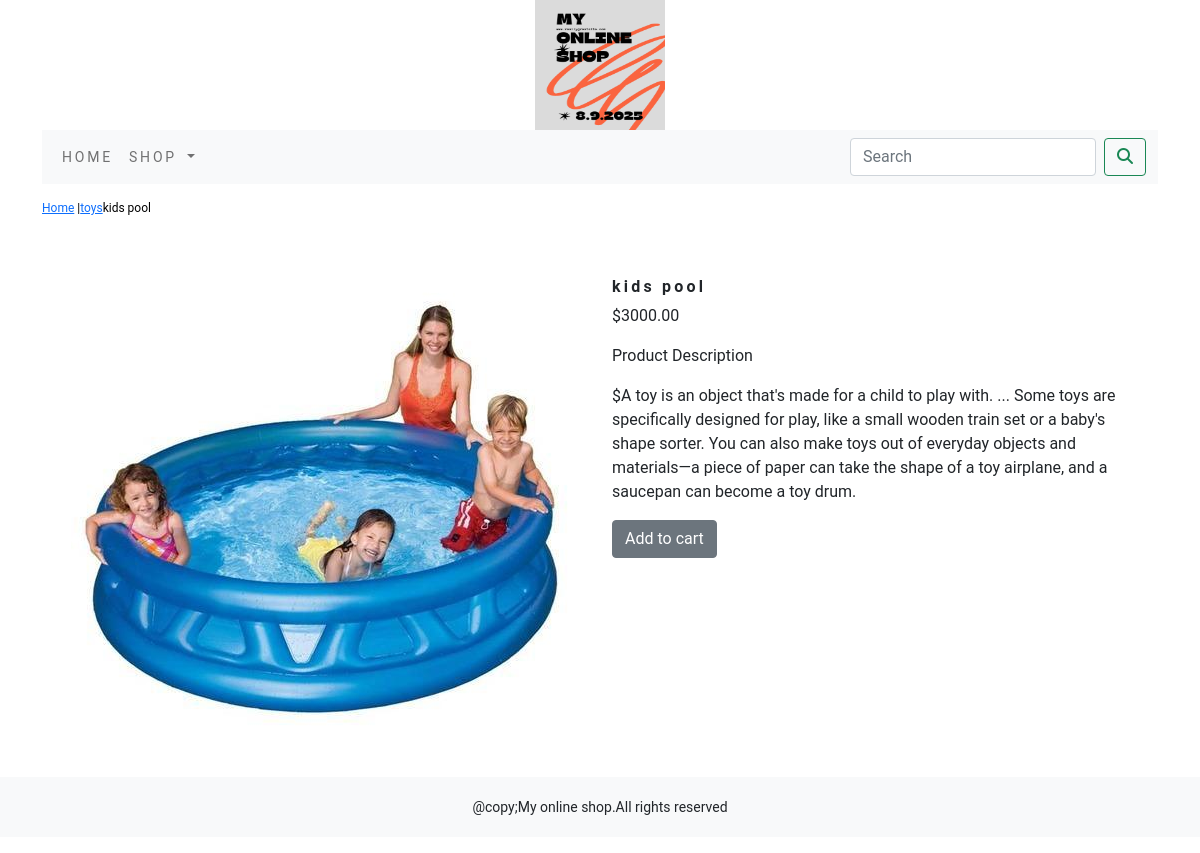
/shopapp/toys/kids-pool/, run on the app's committed database.
### shopapp/models.py (models this page shows, shortened)
class Product(models.Model):
    name=models.CharField(max_length=250,unique=True)
    slug=models.SlugField(max_length=250,unique=True)
    description=models.TextField(blank=True)
    price=models.DecimalField(max_digits=10,decimal_places=2)
    category=models.ForeignKey(Category,on_delete=models.CASCADE)
    image=models.ImageField(upload_to='Products',blank=True)
    stock=models.IntegerField()
    available=models.BooleanField(default=True)
    created=models.DateTimeField(auto_now_add=True)
    updated=models.DateTimeField(auto_now=True)
    class Meta:
        ordering=('name',)
        verbose_name='product'
        verbose_name_plural='products'

class Category(models.Model):
    name=models.CharField(max_length=250,unique=True)
    slug=models.SlugField(max_length=250,unique=True)
    description=models.TextField(blank=True)
    image=models.ImageField(upload_to='Categories',blank=True)
    class Meta:
        ordering=('name',)
        verbose_name='category'
        verbose_name_plural='categories'
    def get_url(self):
        return reverse('shopapp:products_by_category',args=[self.slug])
    def __str__(self):
        return  '{}'.format(self.name)

### shopapp/views.py (the view)
# urls.py: path('<slug:c_slug>/<slug:product_slug>/', views.proCatDetail, name='prodCatDetail'),
def proCatDetail(request,c_slug,product_slug):
    try:
        product=Product.objects.get(category__slug=c_slug,slug=product_slug)
    except Exception as e:
        raise e
    return render(request,'product.html',{'product':product})

### cart/context_processors.py (called while the page is built)
def counter(request):
    item_count=0
    if 'admin' in request.path:
        return {}
    else:
        try:
            cart=Cart.objects.filter(cart_id=_cart_id(request))
            car_items=CartItem.objects.all().filter(cart=cart[:1])
            for cart_item in car_items:
                item_count += cart_item.quantity
        except Cart.DoesNotExist:
             item_count =0
    return dict(item_count=item_count)

### cart/views.py (called while the page is built)
def _cart_id(request):
    cart=request.session.session_key
    if not cart:
        cart=request.session.create()
    return cart

### shopapp/context_processors.py (called while the page is built)
def menu_links(request):
    links=Category.objects.all()
    return dict(links=links)

### templates/product.html (shortened to what this page needs)
{% extends 'base.html' %}
{% load static %}
{% block content %}
<div style="padding-top:15px;padding-bottom:20px;">
    <div style="color:black;font-size:12px;text-decoration:none;">
        <p> <a href="{% url 'shopapp:allProdCat' %}">Home</a> |<a href="{{product.category.get_url}}">{{product.category}}</a>{{product.name}} </p>
    </div>
</div>
<div class="container">
<br>
<div class="row">
    <div class="col-12 col-sm-12 col-md-12 col-lg-6 text-center ">
        <div style="min-width:18rem;">
            <img src="{{product.image.url}}" alt="{{product.name}}">
        </div>
</div>
        <div class="col-12 col-sm-12 col-md-12 col-lg-6 ">
            <div>
            <h1 style="font-size:16px;text_transform:uppercase;letter-spacing:.2em;padding-top15px;padding-botton:10px;"><b>{{product.name}}</b></h1>
            <p>${{product.price}}</p>
            <p>Product Description</p>
            <p style="padding-right:20px;"class="text-justify">${{product.description}}</p>
            {% if product.stock <= 0 %}
            <p><b>Out of stock</b></p>
            {% else %}
            <a class="btn btn-secondary"href="{% url 'cart:add_cart' product.id %}">Add to cart</a>
            {% endif %}
            </div>
        </div>
    </div>
</div>
{% endblock %}

### static/css/custom.css (style rules this page uses)
body { font-family: 'Roboto', sans-serif; }

### data on the page
Product: category "toys", name "kids pool", image (picture), price "3000.00", description "A toy is an object that's made for a child to play with. ... Some toys are specifically designed for play, like a small wooden train set or a baby's shape sorter. You can also make toys out of everyday objects and materials—a piece of paper can take the shape of a toy airplane, and a saucepan can become a toy drum."
